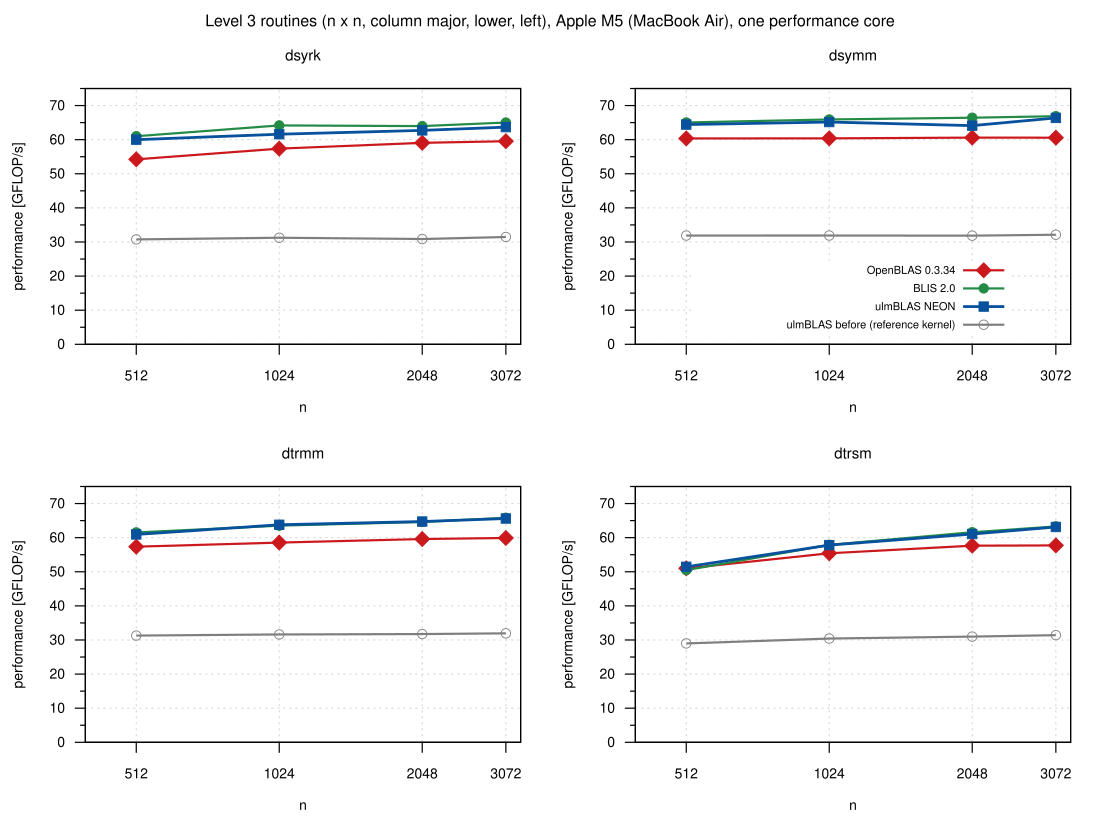

The gnuplot source for this figure:
load "_style.gp"
set terminal svg size 1100,820 dynamic enhanced font "Helvetica,14" background rgb "white"
set output "level3.svg"
set xrange [400:3300]
set yrange [0:75]
set logscale x 2
set xtics (512, 1024, 2048, 3072)
set multiplot layout 2,2 title "Level 3 routines (n x n, column major, lower, left), Apple M5 (MacBook Air), one performance core" font ",16"
do for [r in "dsyrk dsymm dtrmm dtrsm"] {
    if (r eq "dsymm") {
        set key inside center bottom vertical font ",11" spacing 1.1 nobox
    } else {
        set key off
    }
    set title sprintf("%s", r) font ",15"
    set xlabel "n"
    set ylabel "performance [GFLOP/s]"
    plot S."level3_".r.".csv" using "n":"openblas" with linespoints ls 6 title "OpenBLAS 0.3.34", \
         ""                   using "n":"blis"     with linespoints ls 5 title "BLIS 2.0", \
         ""                   using "n":"neon"     with linespoints ls 4 title "ulmBLAS NEON", \
         ""                   using "n":"base"     with linespoints ls 1 title "ulmBLAS before (reference kernel)"
}
unset multiplot
